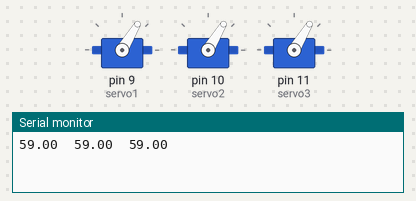
This sketch was run on a simulated Arduino Uno, built with avr-gcc and run on an emulated ATmega328P. Shown: 3 × servo, the last lines printed to the serial monitor.

Above: at 0.05 s.
At 0.35 s:
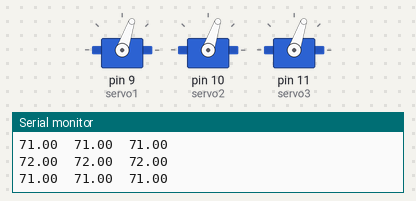
Timing chart, 0 to 3.0 s (numbered marks = the images above):
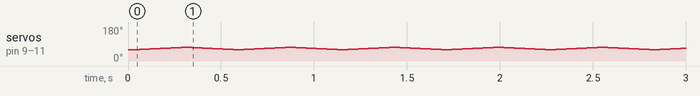

The sketch:

detaRobotTest.ino
```cpp
#include <Servo.h>

Servo servo1     ;
Servo servo2     ;
Servo servo3     ;

//double a   =  3  ;
//double b   =  3  ;
//double r1  =  3  ;
//double r2  =  3  ;
//double px  =  1  ;
//double py  =  1  ;
//double pz  =  3.5+.2*(px+py);

double x;
double y;
double z;

double phi1b[3]  ; //b
double phi2[3]   ;
double phi3[3]   ;

double w[3]      ;
double A[3]    ;
double B[3]  ;
double C[3] ;

double  theta[] = {0, 120*3.14159/180, -120*3.14159/180};

void setup() {
  Serial.begin(9600);
  servo1.attach(9);
  servo2.attach(10);
  servo3.attach(11);
}

void loop()
{
  for(double i = 0; i < 10; i += .1)
  {
    x = .4*cos(2*3.14159*i);
    y = .4*sin(2*3.14159*i);
    z = .6*cos(2*3.14159*i);
    degs(3, 3, 3, 3, 0, 0, 2.5+z);
    servo1.write(phi1b[0]);
    servo2.write(phi1b[1]);
    servo3.write(phi1b[2]);
    delay(50);
  }
}

void degs(double a, double b, double r1, double r2, double px, double py, double pz)
{
  //  Ecuacciones para phi3[i]

  phi3[0] = acos(py/b);
  phi3[1] = acos((py*cos(theta[1]) - px*sin(theta[1]))/b);
  phi3[2] = acos((py*cos(theta[2]) - px*sin(theta[2]))/b);

  //  Ecuacciones para phi2[i]

  w[0]    = pow(px*cos(0) + py*sin(0) + r2 - r1, 2) + pow(py*cos(0) - px*sin(0),2) + pow(pz, 2);
  w[1]    = pow(px*cos(theta[1]) + py*sin(theta[1]) + r2 - r1, 2) + pow(py*cos(theta[1]) - px*sin(theta[1]), 2) + pow(pz, 2);
  w[2]    = pow(px*cos(theta[2]) + py*sin(theta[2]) + r2 - r1, 2) + pow(py*cos(theta[2]) - px*sin(theta[2]), 2) + pow(pz, 2);

  phi2[0] = acos((w[0] - pow(a, 2) - pow(b, 2))/(2*a*b*sin(phi3[0])));
  phi2[1] = acos((w[1] - pow(a, 2) - pow(b, 2))/(2*a*b*sin(phi3[1])));
  phi2[2] = acos((w[2] - pow(a, 2) - pow(b, 2))/(2*a*b*sin(phi3[2])));

  //  Ecuacciones para phi1[i]

  w[0]      = px*(cos(0) - sin(0)) + py*(cos(0) + sin(0)) + pz + r2 - r1;
  w[1]      = px*(cos(theta[1]) - sin(theta[1])) + py*(cos(theta[1]) + sin(theta[1])) + pz + r2 - r1;
  w[2]      = px*(cos(theta[2]) - sin(theta[2])) + py*(cos(theta[2]) + sin(theta[2])) + pz + r2 - r1;

  A[0]    = -(a + b*sin(phi3[0])*cos(phi2[0]) + b*sin(phi3[0])*sin(phi2[0]) + w[0]);
  A[1]    = -(a + b*sin(phi3[1])*cos(phi2[1]) + b*sin(phi3[1])*sin(phi2[1]) + w[1]);
  A[2]    = -(a + b*sin(phi3[2])*cos(phi2[2]) + b*sin(phi3[2])*sin(phi2[2]) + w[2]);

  B[0]  = 2*(a + b*sin(phi3[0])*cos(phi2[0]) - b*sin(phi3[0])*sin(phi2[0]));
  B[1]  = 2*(a + b*sin(phi3[1])*cos(phi2[1]) - b*sin(phi3[1])*sin(phi2[1]));
  B[2]  = 2*(a + b*sin(phi3[2])*cos(phi2[2]) - b*sin(phi3[2])*sin(phi2[2]));

  C[0] = a + b*sin(phi3[0])*cos(phi2[0]) + b*sin(phi3[0])*sin(phi2[0]) + b*cos(phi3[0]) - w[0];
  C[1] = a + b*sin(phi3[1])*cos(phi2[1]) + b*sin(phi3[1])*sin(phi2[1]) + b*cos(phi3[1]) - w[1];
  C[2] = a + b*sin(phi3[2])*cos(phi2[2]) + b*sin(phi3[2])*sin(phi2[2]) + b*cos(phi3[2]) - w[2];

  phi1b[0]  = 2*atan2((2*A[0]),(-B[0] + sqrt(pow(B[0], 2) - 4*A[0]*C[0])));
  phi1b[1]  = 2*atan2((2*A[1]),(-B[1] + sqrt(pow(B[1], 2) - 4*A[1]*C[1])));
  phi1b[2]  = 2*atan2((2*A[2]),(-B[2] + sqrt(pow(B[2], 2) - 4*A[2]*C[2])));

  phi1b[0] =  180 + int(phi1b[0]*180/3.14159);
  phi1b[1] =  180 + int(phi1b[1]*180/3.14159);
  phi1b[2] =  180 + int(phi1b[2]*180/3.14159);

  //Serial data

  Serial.print(phi1b[0]);
  Serial.print('\t');
  Serial.print(phi1b[1]);
  Serial.print('\t');
  Serial.println(phi1b[2]);

}
```

Measured:
- by itself, servo on pin 9 (servo1), servo on pin 10 (servo2), servo on pin 11 (servo3): repeats every 0.56 s: 64° 0.06 s, 68° 0.06 s, 71° 0.06 s, 72° 0.06 s, 71° 0.06 s, 68° 0.06 s, 64° 0.06 s, 61° 0.06 s, 59° 0.06 s, 61° 0.06 s
